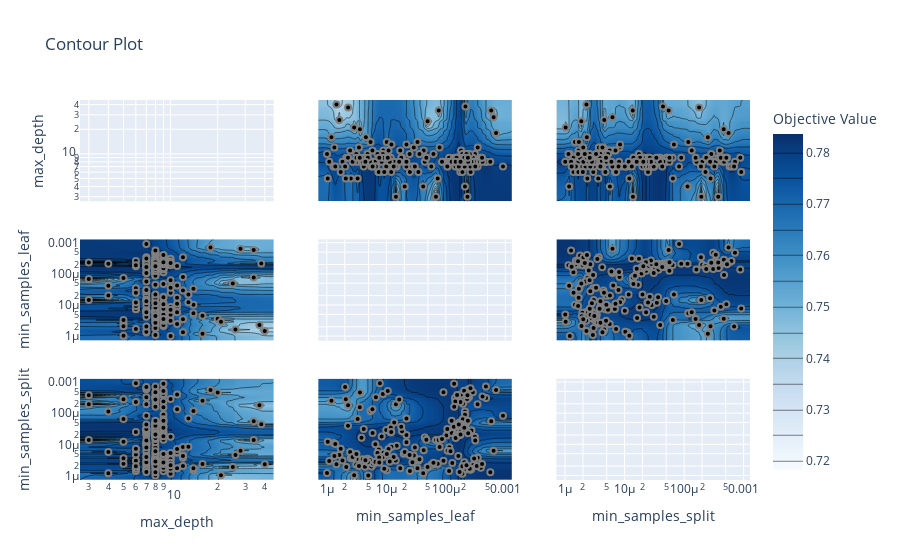

Notebook source saved alongside this figure:
### Code cell
from optuna.visualization import plot_contour
plot_contour(study)

### Figure 1 — Plotly figure (JSON) as saved in the notebook; plotly's stock layout.template omitted (floating-point values rounded to 4 significant figures; data arrays with more than 128 entries replaced by an {"elided": "..."} marker saying what was removed)
{"data": [{"type": "scatter", "xaxis": "x", "yaxis": "y"}, {"colorbar": {"title": {"text": "Objective Value"}}, "colorscale": [[0, "rgb(247,251,255)"], [0.125, "rgb(222,235,247)"], [0.25, "rgb(198,219,239)"], [0.375, "rgb(158,202,225)"], [0.5, "rgb(107,174,214)"], [0.625, "rgb(66,146,198)"], [0.75, "rgb(33,113,181)"], [0.875, "rgb(8,81,156)"], [1, "rgb(8,48,107)"]], "connectgaps": true, "contours": {"coloring": "heatmap"}, "hoverinfo": "none", "line": {"smoothing": 1.3}, "reversescale": false, "showscale": true, "type": "contour", "x": [2.636, 3, 4, 5, 6, 7, 8, 9, 10, 11, 12, 13, 14, 16, 18, 20, 21, 25, 26, 28, 34, 37, 38, 40, 45.53], "xaxis": "x4", "y": {"elided": "202 float values"}, "yaxis": "y4", "z": {"elided": "202x25 float values"}}, {"marker": {"color": "black", "line": {"color": "Gray", "width": 2}}, "mode": "markers", "name": "Feasible Trial", "showlegend": false, "type": "scatter", "x": {"elided": "200 int values"}, "xaxis": "x4", "y": {"elided": "200 float values"}, "yaxis": "y4"}, {"colorbar": {"title": {"text": "Objective Value"}}, "colorscale": [[0, "rgb(247,251,255)"], [0.125, "rgb(222,235,247)"], [0.25, "rgb(198,219,239)"], [0.375, "rgb(158,202,225)"], [0.5, "rgb(107,174,214)"], [0.625, "rgb(66,146,198)"], [0.75, "rgb(33,113,181)"], [0.875, "rgb(8,81,156)"], [1, "rgb(8,48,107)"]], "connectgaps": true, "contours": {"coloring": "heatmap"}, "hoverinfo": "none", "line": {"smoothing": 1.3}, "reversescale": false, "showscale": false, "type": "contour", "x": [2.636, 3, 4, 5, 6, 7, 8, 9, 10, 11, 12, 13, 14, 16, 18, 20, 21, 25, 26, 28, 34, 37, 38, 40, 45.53], "xaxis": "x7", "y": {"elided": "202 float values"}, "yaxis": "y7", "z": {"elided": "202x25 float values"}}, {"marker": {"color": "black", "line": {"color": "Gray", "width": 2}}, "mode": "markers", "name": "Feasible Trial", "showlegend": false, "type": "scatter", "x": {"elided": "200 int values"}, "xaxis": "x7", "y": {"elided": "200 float values"}, "yaxis": "y7"}, {"colorbar": {"title": {"text": "Objective Value"}}, "colorscale": [[0, "rgb(247,251,255)"], [0.125, "rgb(222,235,247)"], [0.25, "rgb(198,219,239)"], [0.375, "rgb(158,202,225)"], [0.5, "rgb(107,174,214)"], [0.625, "rgb(66,146,198)"], [0.75, "rgb(33,113,181)"], [0.875, "rgb(8,81,156)"], [1, "rgb(8,48,107)"]], "connectgaps": true, "contours": {"coloring": "heatmap"}, "hoverinfo": "none", "line": {"smoothing": 1.3}, "reversescale": false, "showscale": false, "type": "contour", "x": {"elided": "202 float values"}, "xaxis": "x2", "y": [2.636, 3, 4, 5, 6, 7, 8, 9, 10, 11, 12, 13, 14, 16, 18, 20, 21, 25, 26, 28, 34, 37, 38, 40, 45.53], "yaxis": "y2", "z": {"elided": "25x202 float values"}}, {"marker": {"color": "black", "line": {"color": "Gray", "width": 2}}, "mode": "markers", "name": "Feasible Trial", "showlegend": false, "type": "scatter", "x": {"elided": "200 float values"}, "xaxis": "x2", "y": {"elided": "200 int values"}, "yaxis": "y2"}, {"type": "scatter", "xaxis": "x5", "yaxis": "y5"}, {"colorbar": {"title": {"text": "Objective Value"}}, "colorscale": [[0, "rgb(247,251,255)"], [0.125, "rgb(222,235,247)"], [0.25, "rgb(198,219,239)"], [0.375, "rgb(158,202,225)"], [0.5, "rgb(107,174,214)"], [0.625, "rgb(66,146,198)"], [0.75, "rgb(33,113,181)"], [0.875, "rgb(8,81,156)"], [1, "rgb(8,48,107)"]], "connectgaps": true, "contours": {"coloring": "heatmap"}, "hoverinfo": "none", "line": {"smoothing": 1.3}, "reversescale": false, "showscale": false, "type": "contour", "x": {"elided": "202 float values"}, "xaxis": "x8", "y": {"elided": "202 float values"}, "yaxis": "y8", "z": {"elided": "202x202 float values"}}, {"marker": {"color": "black", "line": {"color": "Gray", "width": 2}}, "mode": "markers", "name": "Feasible Trial", "showlegend": false, "type": "scatter", "x": {"elided": "200 float values"}, "xaxis": "x8", "y": {"elided": "200 float values"}, "yaxis": "y8"}, {"colorbar": {"title": {"text": "Objective Value"}}, "colorscale": [[0, "rgb(247,251,255)"], [0.125, "rgb(222,235,247)"], [0.25, "rgb(198,219,239)"], [0.375, "rgb(158,202,225)"], [0.5, "rgb(107,174,214)"], [0.625, "rgb(66,146,198)"], [0.75, "rgb(33,113,181)"], [0.875, "rgb(8,81,156)"], [1, "rgb(8,48,107)"]], "connectgaps": true, "contours": {"coloring": "heatmap"}, "hoverinfo": "none", "line": {"smoothing": 1.3}, "reversescale": false, "showscale": false, "type": "contour", "x": {"elided": "202 float values"}, "xaxis": "x3", "y": [2.636, 3, 4, 5, 6, 7, 8, 9, 10, 11, 12, 13, 14, 16, 18, 20, 21, 25, 26, 28, 34, 37, 38, 40, 45.53], "yaxis": "y3", "z": {"elided": "25x202 float values"}}, {"marker": {"color": "black", "line": {"color": "Gray", "width": 2}}, "mode": "markers", "name": "Feasible Trial", "showlegend": false, "type": "scatter", "x": {"elided": "200 float values"}, "xaxis": "x3", "y": {"elided": "200 int values"}, "yaxis": "y3"}, {"colorbar": {"title": {"text": "Objective Value"}}, "colorscale": [[0, "rgb(247,251,255)"], [0.125, "rgb(222,235,247)"], [0.25, "rgb(198,219,239)"], [0.375, "rgb(158,202,225)"], [0.5, "rgb(107,174,214)"], [0.625, "rgb(66,146,198)"], [0.75, "rgb(33,113,181)"], [0.875, "rgb(8,81,156)"], [1, "rgb(8,48,107)"]], "connectgaps": true, "contours": {"coloring": "heatmap"}, "hoverinfo": "none", "line": {"smoothing": 1.3}, "reversescale": false, "showscale": false, "type": "contour", "x": {"elided": "202 float values"}, "xaxis": "x6", "y": {"elided": "202 float values"}, "yaxis": "y6", "z": {"elided": "202x202 float values"}}, {"marker": {"color": "black", "line": {"color": "Gray", "width": 2}}, "mode": "markers", "name": "Feasible Trial", "showlegend": false, "type": "scatter", "x": {"elided": "200 float values"}, "xaxis": "x6", "y": {"elided": "200 float values"}, "yaxis": "y6"}, {"type": "scatter", "xaxis": "x9", "yaxis": "y9"}], "layout": {"title": {"text": "Contour Plot"}, "xaxis": {"anchor": "y", "domain": [0, 0.2889], "matches": "x7", "range": [0.4209, 1.658], "showticklabels": false, "type": "log"}, "xaxis2": {"anchor": "y2", "domain": [0.3556, 0.6444], "matches": "x8", "range": [-6.146, -2.891], "showticklabels": false, "type": "log"}, "xaxis3": {"anchor": "y3", "domain": [0.7111, 1], "matches": "x9", "range": [-6.145, -2.893], "showticklabels": false, "type": "log"}, "xaxis4": {"anchor": "y4", "domain": [0, 0.2889], "matches": "x7", "range": [0.4209, 1.658], "showticklabels": false, "type": "log"}, "xaxis5": {"anchor": "y5", "domain": [0.3556, 0.6444], "matches": "x8", "range": [-6.146, -2.891], "showticklabels": false, "type": "log"}, "xaxis6": {"anchor": "y6", "domain": [0.7111, 1], "matches": "x9", "range": [-6.145, -2.893], "showticklabels": false, "type": "log"}, "xaxis7": {"anchor": "y7", "domain": [0, 0.2889], "range": [0.4209, 1.658], "title": {"text": "max_depth"}, "type": "log"}, "xaxis8": {"anchor": "y8", "domain": [0.3556, 0.6444], "range": [-6.146, -2.891], "title": {"text": "min_samples_leaf"}, "type": "log"}, "xaxis9": {"anchor": "y9", "domain": [0.7111, 1], "range": [-6.145, -2.893], "title": {"text": "min_samples_split"}, "type": "log"}, "yaxis": {"anchor": "x", "domain": [0.7333, 1], "range": [0.4209, 1.658], "title": {"text": "max_depth"}, "type": "log"}, "yaxis2": {"anchor": "x2", "domain": [0.7333, 1], "matches": "y", "range": [0.4209, 1.658], "showticklabels": false, "type": "log"}, "yaxis3": {"anchor": "x3", "domain": [0.7333, 1], "matches": "y", "range": [0.4209, 1.658], "showticklabels": false, "type": "log"}, "yaxis4": {"anchor": "x4", "domain": [0.3667, 0.6333], "range": [-6.146, -2.891], "title": {"text": "min_samples_leaf"}, "type": "log"}, "yaxis5": {"anchor": "x5", "domain": [0.3667, 0.6333], "matches": "y4", "range": [-6.146, -2.891], "showticklabels": false, "type": "log"}, "yaxis6": {"anchor": "x6", "domain": [0.3667, 0.6333], "matches": "y4", "range": [-6.146, -2.891], "showticklabels": false, "type": "log"}, "yaxis7": {"anchor": "x7", "domain": [0, 0.2667], "range": [-6.145, -2.893], "title": {"text": "min_samples_split"}, "type": "log"}, "yaxis8": {"anchor": "x8", "domain": [0, 0.2667], "matches": "y7", "range": [-6.145, -2.893], "showticklabels": false, "type": "log"}, "yaxis9": {"anchor": "x9", "domain": [0, 0.2667], "matches": "y7", "range": [-6.145, -2.893], "showticklabels": false, "type": "log"}}}
